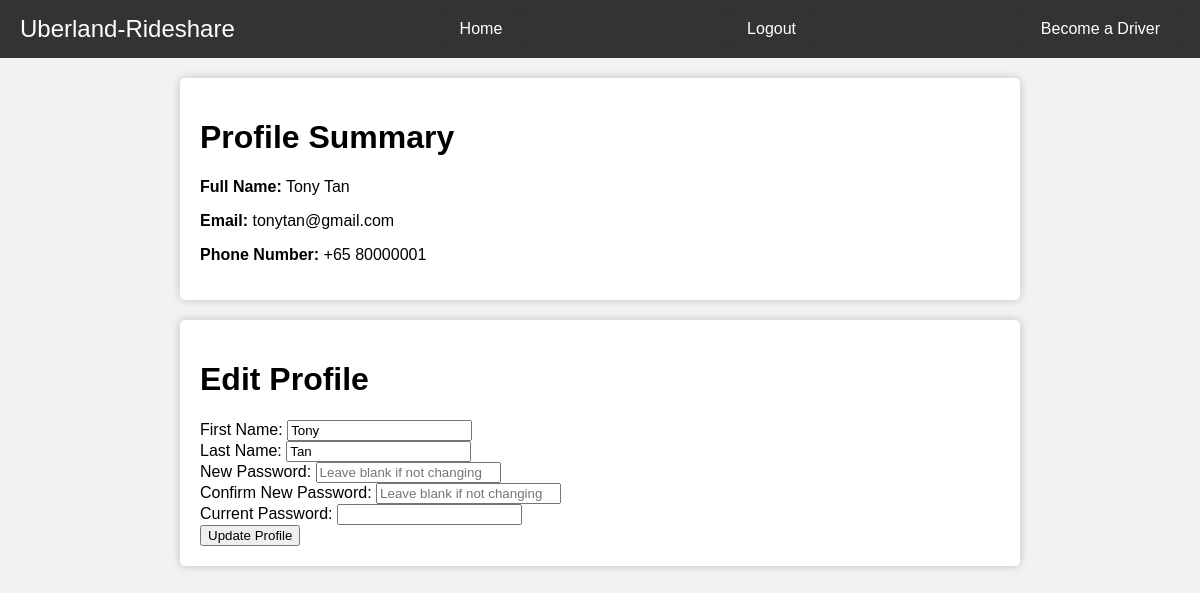
The app's page /profile (signed in) with its own data.
### main.py (models this page shows, shortened)
class User(UserMixin, db.Model):
  email = db.Column(db.String(100), unique=True, nullable=False)
  password = db.Column(db.String(100), nullable=False)
  firstname = db.Column(db.String(100), nullable=False)
  lastname = db.Column(db.String(100), nullable=False)
  phonenumber = db.Column(db.Integer, nullable=False, unique=True)
  id = db.Column(db.Integer, primary_key=True)

### main.py (the view)
@app.route("/profile")
@login_required
def profile(): #page for user to view their profile summary and edit profile details
  return render_template("profile.html", current_user=current_user)

### main.py (called while the page is built)
@login_manager.user_loader
def load_user(user_id): #loads the user if logged in
  return User.query.get(int(user_id))

### templates/profile.html (shortened to what this page needs)
<!DOCTYPE html>
<html>
<head>
</head>
<body>
    <div class="toolbar">
        <span class="logo">Uberland-Rideshare</span>
        <a href="home" id="becomeDriverButton">Home</a>
        <a href="logout" id="becomeDriverButton">Logout</a>
        <a href="driver_signup" id="becomeDriverButton">Become a Driver</a>
    </div>
<div class="container">
    <h1>Profile Summary</h1>
    <div class="profile-summary">
        <p><strong>Full Name:</strong> {{ current_user.firstname }} {{ current_user.lastname }}</p>
        <p><strong>Email:</strong> {{ current_user.email }}</p>
        <p><strong>Phone Number:</strong> {{ current_user.phonenumber }}</p>
    </div>
</div>
<div class="container">
    <h1>Edit Profile</h1>
    <form action="profile" method="POST">
        <div class="form-group">
            <label for="first-name">First Name:</label>
            <input type="text" id="first-name" name="first-name" class="form-control" id="floatingInput" required value="{{ current_user.firstname }}">
        </div>
        <div class="form-group">
            <label for="last-name">Last Name:</label>
            <input type="text" id="last-name" name="last-name" class="form-control" id="floatingInput" required value="{{ current_user.lastname }}">
        </div>
        <div class="form-group">
            <label for="new-password">New Password:</label>
            <input type="password" id="new-password" name="new-password" class="form-control" id="floatingInput" placeholder="Leave blank if not changing">
        </div>
        <div class="form-group">
            <label for="confirm-new-password">Confirm New Password:</label>
            <input type="password" id="confirm-new-password" name="confirm-new-password" class="form-control" id="floatingInput" placeholder="Leave blank if not changing">
        </div>
        <div class="form-group">
            <label for="current-password">Current Password:</label>
            <input type="password" id="current-password" name="current-password" class="form-control" id="floatingInput" required>
        </div>
        <input type="submit" value="Update Profile" class="cta-button">
    </form>
</div>
</body>
</html>

### templates/profile.html (style rules this page uses)
body { font-family: Arial, sans-serif; background-color: #f2f2f2; margin: 0; padding: 0; background-image: url('https://i.ibb.co/McHvC5c/road-car.jpg'); background-size: cover; background-position: center; background-repeat: repeat; }
.toolbar { background-color: #333; color: #fff; display: flex; justify-content: space-between; align-items: center; padding: 10px 20px; }
.logo { font-size: 24px; }
#becomeDriverButton { background-color: #333; color: #fff; border: none; padding: 10px 20px; border-radius: 5px; text-decoration: none; cursor: pointer; }
.container { max-width: 800px; margin: 20px auto; background-color: #fff; padding: 20px; border-radius: 5px; box-shadow: 0px 0px 10px rgba(0, 0, 0, 0.2); }

### records on screen
User: firstname "Tony", lastname "Tan", email "tonytan@gmail.com", phonenumber "+65 80000001", first-name "Tony", last-name "Tan"
